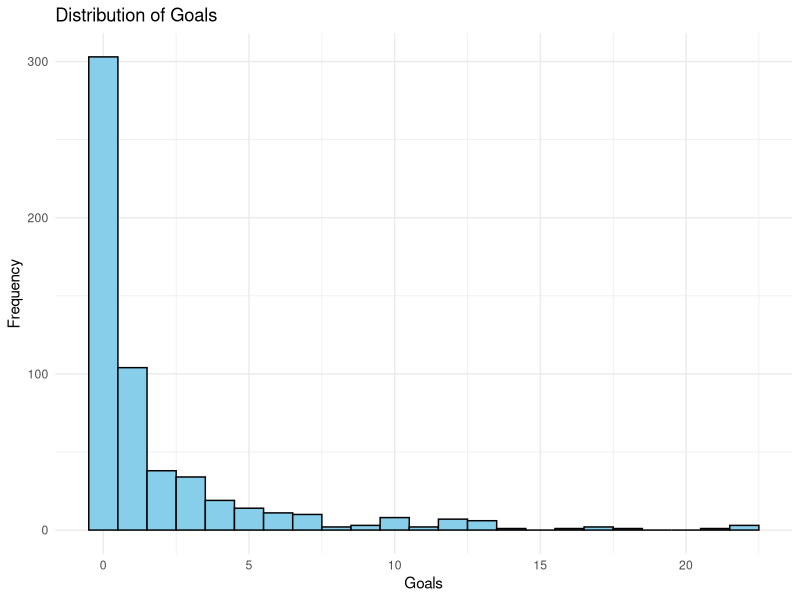
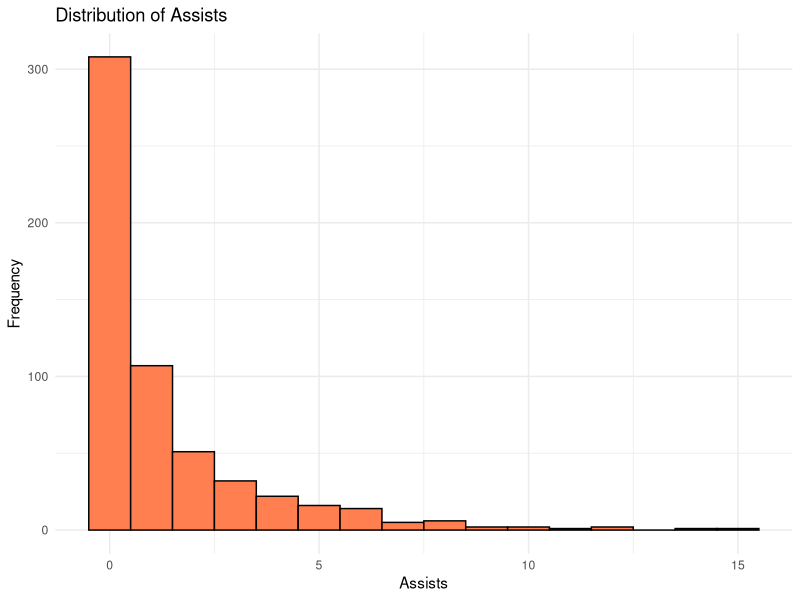
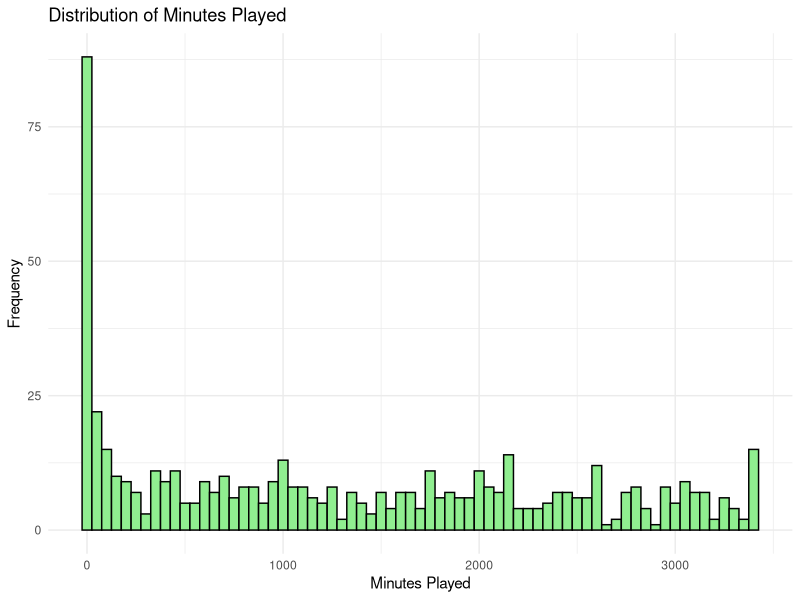
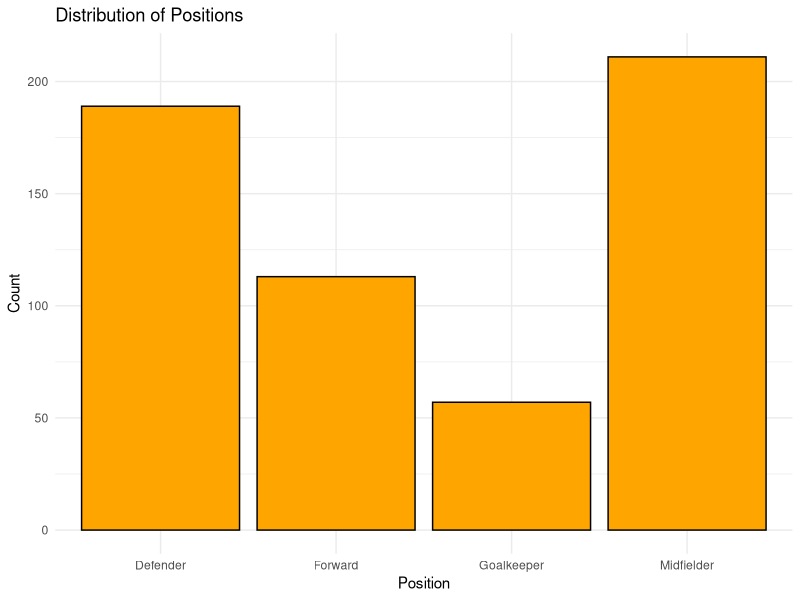
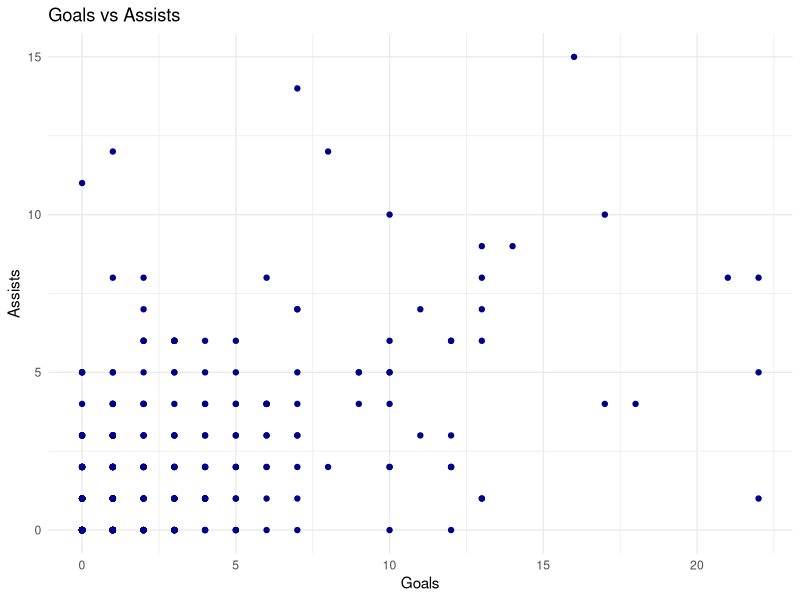
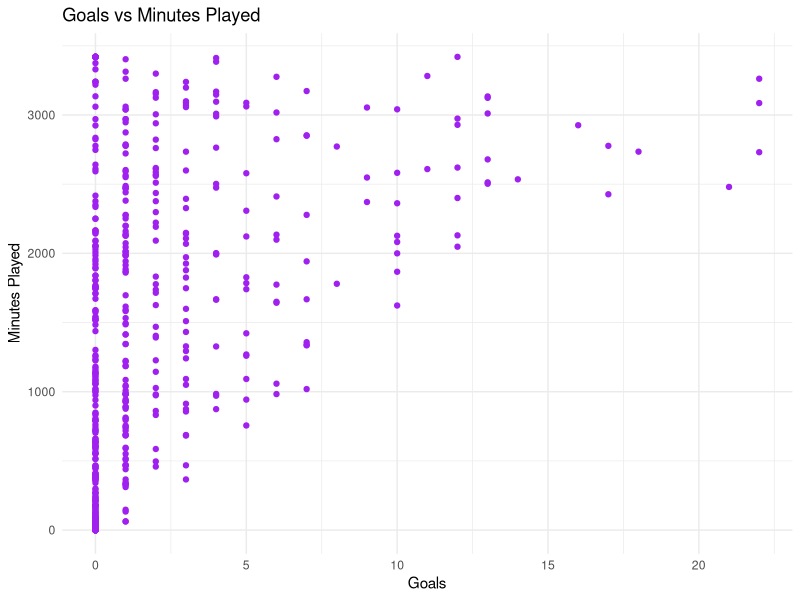
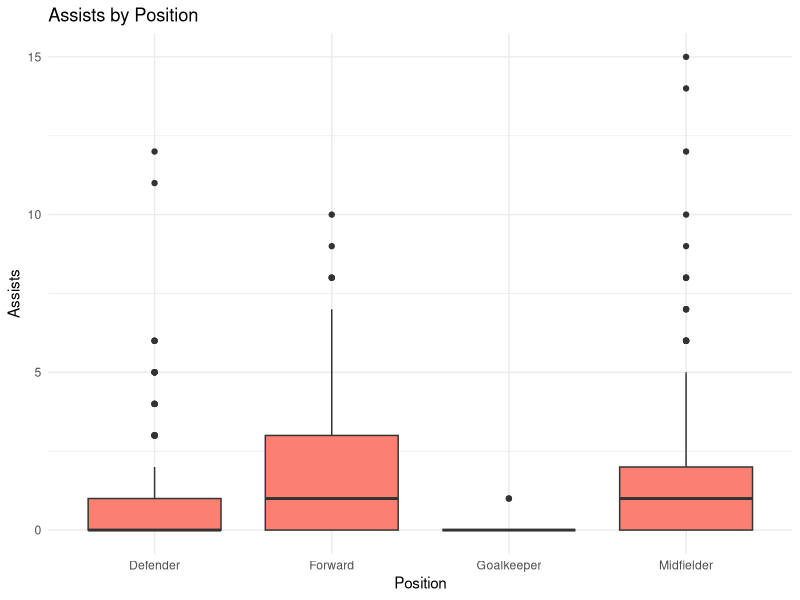
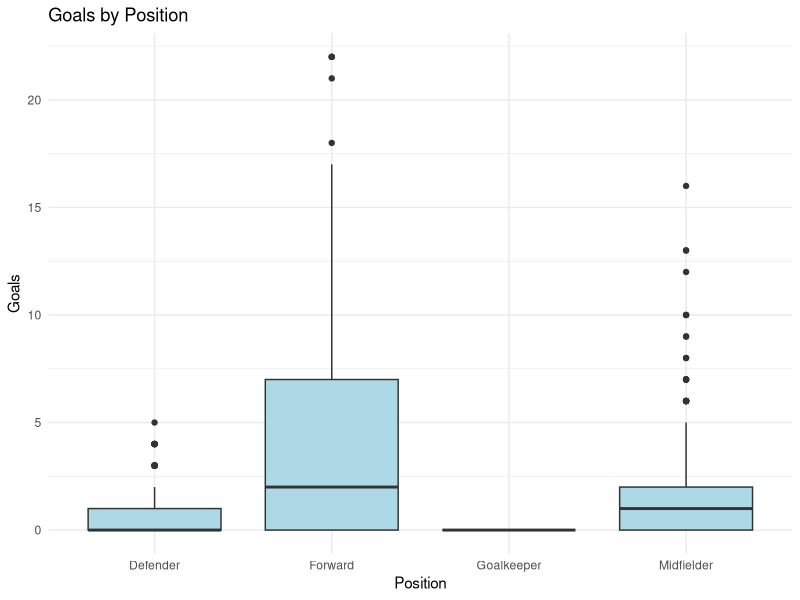

These charts were generated, in order, by the following R code:
## ---- chunk 1
knitr::opts_chunk$set(echo = TRUE)
## ---- chunk 2
library(readr)

soccer <- read_csv("england-premier-league-players-2018-to-2019-stats.csv")
## ---- chunk 3
library(dplyr)
library(knitr)

variables_of_interest <- data.frame(
  Variable = c("full_name", "goals_overall", "assists_overal", "minutes_played_overall", "position"),
  Type = c("Character", "Numeric", "Numeric", "Numeric", "Character"),
  Description = c(
    "Player name",
    "Number of goals scored by the player",
    "Number of assists made by the player",
    "Total minutes played in the season",
    "Position of the player on the field"
  )
)

kable(variables_of_interest, caption = "Variable Descriptions")
## ---- chunk 4
# Load ggplot2 for visualizations
library(ggplot2)

# Plot Goals
ggplot(soccer, aes(x = goals_overall)) +
  geom_histogram(binwidth = 1, fill = "skyblue", color = "black") +
  labs(title = "Distribution of Goals", x = "Goals", y = "Frequency") +
  theme_minimal()

# Plot Assists
ggplot(soccer, aes(x = assists_overall)) +
  geom_histogram(binwidth = 1, fill = "coral", color = "black") +
  labs(title = "Distribution of Assists", x = "Assists", y = "Frequency") +
  theme_minimal()

# Plot Minutes Played
ggplot(soccer, aes(x = minutes_played_overall)) +
  geom_histogram(binwidth = 50, fill = "lightgreen", color = "black") +
  labs(title = "Distribution of Minutes Played", x = "Minutes Played", y = "Frequency") +
  theme_minimal()

# Plot Position
ggplot(soccer, aes(x = position)) +
  geom_bar(fill = "orange", color = "black") +
  labs(title = "Distribution of Positions", x = "Position", y = "Count") +
  theme_minimal()

## ---- chunk 5

# Goals vs. Assists
ggplot(soccer, aes(x = goals_overall, y = assists_overall)) +
  geom_point(color = "darkblue") +
  labs(title = "Goals vs Assists", x = "Goals", y = "Assists") +
  theme_minimal()

# Goals vs. Minutes Played
ggplot(soccer, aes(x = goals_overall, y = minutes_played_overall)) +
  geom_point(color = "purple") +
  labs(title = "Goals vs Minutes Played", x = "Goals", y = "Minutes Played") +
  theme_minimal()

# Assists vs. Position
ggplot(soccer, aes(x = position, y = assists_overall)) +
  geom_boxplot(fill = "salmon") +
  labs(title = "Assists by Position", x = "Position", y = "Assists") +
  theme_minimal()

# Goals vs. Position
ggplot(soccer, aes(x = position, y = goals_overall)) +
  geom_boxplot(fill = "lightblue") +
  labs(title = "Goals by Position", x = "Position", y = "Goals") +
  theme_minimal()

## ---- chunk 6


soccer <- soccer |>
  mutate(goals_per_minute = goals_overall / minutes_played_overall)

soccer <- soccer |>
  mutate(assists_per_minute = assists_overall / minutes_played_overall)


## ---- chunk 7
# Scatter plot with color by Position
ggplot(soccer, aes(x = goals_overall, y = assists_overall, color = position)) +
  geom_point() +
  labs(title = "Goals vs Assists by Position", x = "Goals", y = "Assists") +
  theme_minimal()

## ---- chunk 8
library(dplyr)
library(lubridate)

soccer$birthday_GMT <- dmy(soccer$birthday_GMT)

soccer$birthday_GMT <- format(soccer$birthday_GMT, "%B %d, %Y")


top_5_oldest <- soccer |>
  arrange(desc(age)) |>
  select(full_name, age) |>
  head(5)

print(top_5_oldest)

